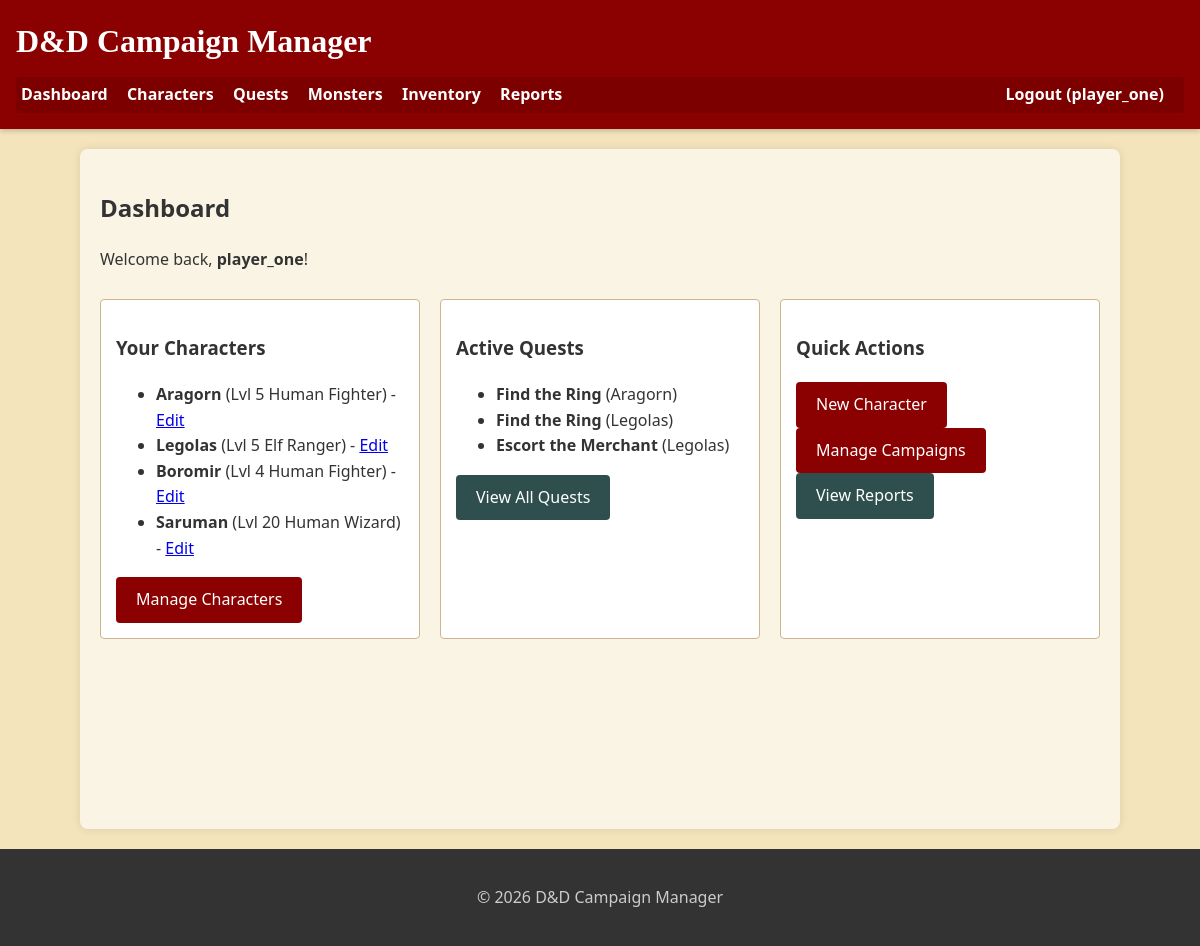
The app's page /dashboard.php (signed in) with its own data.
### tables this page shows
CREATE TABLE IF NOT EXISTS characters (
    char_id INT AUTO_INCREMENT PRIMARY KEY,
    player_id INT NOT NULL,
    campaign_id INT DEFAULT NULL,
    name VARCHAR(100) NOT NULL,
    class_id INT NOT NULL,
    race_id INT NOT NULL,
    level INT DEFAULT 1,
    xp INT DEFAULT 0,
    hp INT DEFAULT 10,
    pos_x INT DEFAULT 0,
    pos_y INT DEFAULT 0,
    token_image VARCHAR(255) DEFAULT 'default_token.png',
    created_at TIMESTAMP DEFAULT CURRENT_TIMESTAMP,
    FOREIGN KEY (player_id) REFERENCES users(player_id) ON DELETE CASCADE,
    FOREIGN KEY (campaign_id) REFERENCES campaigns(campaign_id) ON DELETE SET NULL,
    FOREIGN KEY (class_id) REFERENCES classes(class_id),
    FOREIGN KEY (race_id) REFERENCES races(race_id)
);

CREATE TABLE IF NOT EXISTS races (
    race_id INT AUTO_INCREMENT PRIMARY KEY,
    name VARCHAR(50) NOT NULL UNIQUE,
    speed INT DEFAULT 30,
    description TEXT
);

CREATE TABLE IF NOT EXISTS classes (
    class_id INT AUTO_INCREMENT PRIMARY KEY,
    name VARCHAR(50) NOT NULL UNIQUE,
    description TEXT,
    base_hp INT DEFAULT 10
);

CREATE TABLE IF NOT EXISTS character_quests (
    cq_id INT AUTO_INCREMENT PRIMARY KEY,
    char_id INT NOT NULL,
    quest_id INT NOT NULL,
    status ENUM('active', 'completed', 'failed') DEFAULT 'active',
    assigned_at TIMESTAMP DEFAULT CURRENT_TIMESTAMP,
    FOREIGN KEY (char_id) REFERENCES characters(char_id) ON DELETE CASCADE,
    FOREIGN KEY (quest_id) REFERENCES quests(quest_id) ON DELETE CASCADE
);

CREATE TABLE IF NOT EXISTS quests (
    quest_id INT AUTO_INCREMENT PRIMARY KEY,
    title VARCHAR(100) NOT NULL,
    description TEXT,
    reward_xp INT DEFAULT 100,
    min_level INT DEFAULT 1
);

### dashboard.php (the view, shortened to what this page needs)
<?php
require 'db.php';
require 'functions.php';
$player_id = $_SESSION['player_id'];
$stmt = $pdo->prepare("
    SELECT c.*, cl.name as class_name, r.name as race_name
    FROM characters c
    JOIN classes cl ON c.class_id = cl.class_id
    JOIN races r ON c.race_id = r.race_id
    WHERE c.player_id = ?
");
$stmt->execute([$player_id]);
$characters = $stmt->fetchAll();
$stmt = $pdo->prepare("
    SELECT cq.*, q.title, c.name as char_name
    FROM character_quests cq
    JOIN quests q ON cq.quest_id = q.quest_id
    JOIN characters c ON cq.char_id = c.char_id
    WHERE c.player_id = ? AND cq.status = 'active'
");
$stmt->execute([$player_id]);
$active_quests = $stmt->fetchAll();
echo get_header('Dashboard');
?>
<h2>Dashboard</h2>
<p>Welcome back, <strong><?php echo htmlspecialchars($_SESSION['username']); ?></strong>!</p>
<div class="dashboard-grid">
    <div class="card">
        <h3>Your Characters</h3>
        <?php if(count($characters) > 0): ?>
            <ul>
            <?php foreach($characters as $char): ?>
                <li>
                    <strong><?php echo htmlspecialchars($char['name']); ?></strong>
                    (Lvl <?php echo $char['level']; ?> <?php echo $char['race_name'] . ' ' . $char['class_name']; ?>)
                    - <a href="characters.php?action=edit&id=<?php echo $char['char_id']; ?>">Edit</a>
                </li>
            <?php endforeach; ?>
            </ul>
        <?php else: ?>
            <p>You have no characters yet.</p>
        <?php endif; ?>
        <a href="characters.php" class="button">Manage Characters</a>
    </div>
    <div class="card">
        <h3>Active Quests</h3>
        <?php if(count($active_quests) > 0): ?>
            <ul>
            <?php foreach($active_quests as $quest): ?>
                <li>
                    <strong><?php echo htmlspecialchars($quest['title']); ?></strong>
                    (<?php echo htmlspecialchars($quest['char_name']); ?>)
                </li>
            <?php endforeach; ?>
            </ul>
        <?php else: ?>
            <p>No active quests.</p>
        <?php endif; ?>
        <a href="quests.php" class="button secondary">View All Quests</a>
    </div>
    <div class="card">
        <h3>Quick Actions</h3>
        <a href="characters.php?action=create" class="button">New Character</a>
        <a href="campaigns.php" class="button">Manage Campaigns</a>
        <a href="reports.php" class="button secondary">View Reports</a>
    </div>
</div>
<?php echo get_footer(); ?>

### functions.php (shortened to what this page needs)
<?php
function is_logged_in() {
    return isset($_SESSION['player_id']);
}
function get_header($title = 'D&D Manager') {
    $nav = '';
    if (is_logged_in()) {
        $nav = '
        <nav>
            <a href="dashboard.php" class="nav-link">Dashboard</a>
            <a href="characters.php" class="nav-link">Characters</a>
            <a href="quests.php" class="nav-link">Quests</a>
            <a href="monsters.php" class="nav-link">Monsters</a>
            <a href="inventory.php" class="nav-link">Inventory</a>
            <a href="reports.php" class="nav-link">Reports</a>
            <a href="logout.php" class="nav-link" style="float:right">Logout (' . htmlspecialchars($_SESSION['username']) . ')</a>
        </nav>';
    }
    return "
<!DOCTYPE html>
<html lang='en'>
<head>
    <meta charset='UTF-8'>
    <meta name='viewport' content='width=device-width, initial-scale=1.0'>
    <title>$title</title>
    <link rel='stylesheet' href='css/style.css'>
</head>
<body>
    <header>
        <h1>D&D Campaign Manager</h1>
        $nav
    </header>
    <main class='container'>
    ";
}
function get_footer() {
    return "
    </main>
    <footer>
        <p>&copy; " . date('Y') . " D&D Campaign Manager</p>
    </footer>
</body>
</html>
    ";
}
?>

### css/style.css (style rules this page uses)
:root { --primary: #8b0000; --secondary: #2f4f4f; --bg: #f4e4bc; --text: #333; --light: #fff; --border: #d2b48c; }
body { font-family: 'Segoe UI', Tahoma, Geneva, Verdana, sans-serif; background-color: var(--bg); color: var(--text); margin: 0; padding: 0; line-height: 1.6; }
header { background-color: var(--primary); color: var(--light); padding: 1rem; box-shadow: 0 2px 5px rgba(0,0,0,0.2); }
header h1 { margin: 0; font-family: 'Cinzel', serif; }
nav { margin-top: 10px; background: rgba(0,0,0,0.1); padding: 5px; border-radius: 4px; }
.nav-link { color: var(--light); text-decoration: none; margin-right: 15px; font-weight: bold; }
.container { max-width: 1000px; margin: 20px auto; padding: 20px; background: rgba(255, 255, 255, 0.6); border-radius: 8px; box-shadow: 0 0 10px rgba(0,0,0,0.1); min-height: 80vh; }
.button { display: inline-block; background-color: var(--primary); color: white; padding: 10px 20px; text-decoration: none; border-radius: 4px; border: none; cursor: pointer; font-size: 1rem; }
.button.secondary { background-color: var(--secondary); }
footer { text-align: center; padding: 20px; background-color: #333; color: #ccc; margin-top: auto; }
.card { border: 1px solid var(--border); padding: 15px; margin: 10px 0; background: white; border-radius: 4px; }
.dashboard-grid { display: grid; grid-template-columns: repeat(auto-fit, minmax(250px, 1fr)); gap: 20px; }

### records on screen
characters: name "Aragorn", level "5", race.name "Human", class.name "Fighter"
characters: name "Legolas", level "5", race.name "Elf", class.name "Ranger"
characters: name "Boromir", level "4", race.name "Human", class.name "Fighter"
characters: name "Saruman", level "20", race.name "Human", class.name "Wizard"
character_quests: quest.title "Find the Ring", char.name "Aragorn"
character_quests: quest.title "Find the Ring", char.name "Legolas"
character_quests: quest.title "Escort the Merchant", char.name "Legolas"

### other values on screen
$_SESSION['username'] "player_one"
